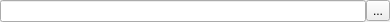
<?xml version="1.0" encoding="UTF-8"?>
<ui version="4.0">
 <class>PropertyPathFeel</class>
 <widget class="QWidget" name="PropertyPathFeel">
  <property name="geometry">
   <rect>
    <x>0</x>
    <y>0</y>
    <width>390</width>
    <height>22</height>
   </rect>
  </property>
  <property name="windowTitle">
   <string>Form</string>
  </property>
  <layout class="QHBoxLayout" name="horizontalLayout">
   <property name="spacing">
    <number>0</number>
   </property>
   <property name="margin">
    <number>0</number>
   </property>
   <item>
    <widget class="QLineEdit" name="m_TextBox"/>
   </item>
   <item>
    <widget class="QToolButton" name="m_PathDialog">
     <property name="text">
      <string>...</string>
     </property>
    </widget>
   </item>
  </layout>
 </widget>
 <resources/>
 <connections/>
</ui>
